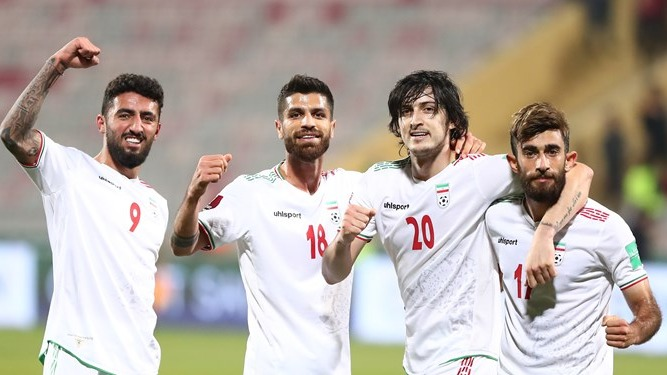
#> input picture Face-Recognition/images/pic4.jpeg, 667 x 375 px, found by its file name
$ jupyter execute Untitled.ipynb
#> lines starting #> are read from the running program, lines starting #| are printed output that depends on the picture; after the words box and inside, x2 and y2 are one past the last pixel; in counts of white or black regions, pixels touching at a corner belong together
[cell 1]
import cv2
import numpy as np

[cell 2]
image=cv2.imread("./images/pic4.JPEG")
#> image is the input picture: shape (375, 667, 3); mean B, G, R 163.5, 171.6, 181.1

[cell 3]
cv2.imshow("image",image)
cv2.waitKey(0)
cv2.destroyAllWindows()

[cell 4]
face_cascade=cv2.CascadeClassifier("./haar-algoritm/haarcascade_frontalface_default.xml")

[cell 5]
face,number_of_detaection=face_cascade.detectMultiScale2(image,minNeighbors=10)
#> face = [[385, 85, 67, 67], [276, 88, 65, 65], [103, 91, 66, 66], [508, 126, 67, 67]]; number_of_detaection = [26, 47, 50, 25]

[cell 6]
print(face)
#| [[385  85  67  67]
#|  [276  88  65  65]
#|  [103  91  66  66]
#|  [508 126  67  67]]

[cell 7]
print(number_of_detaection)
#| [26 47 50 25]

[cell 8]
for x,y,h,w in face:

    cv2.rectangle(image,(x,y),(x+h,y+w),(80,142,50),2)
#> this loop made 4 passes
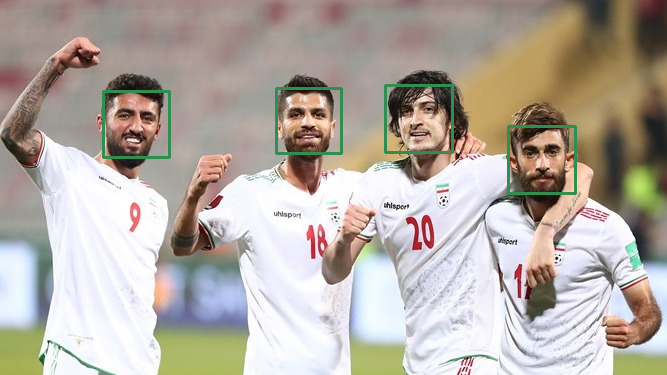
#> image: shape (375, 667, 3); 1.26% of pixels changed, all inside (x1, y1, x2, y2) = (102, 84, 577, 195)


$ run again, with Face-Recognition/images/pic1.jpg copied over Face-Recognition/images/pic4.jpeg
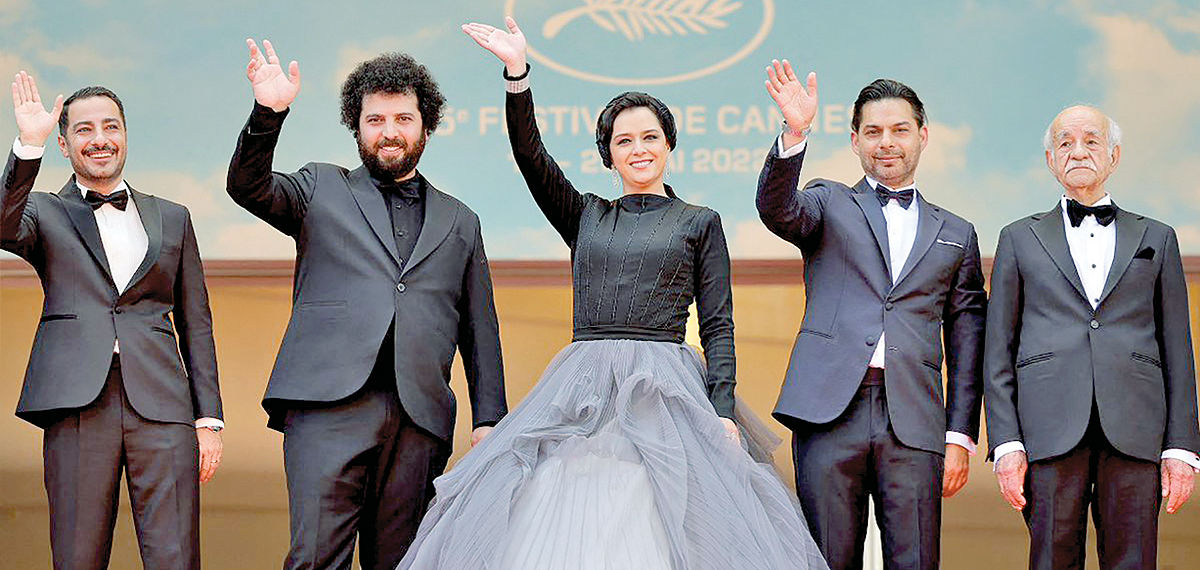
#> input picture Face-Recognition/images/pic1.jpg, 1200 x 570 px, found by its file name
#> image is the input picture: shape (570, 1200, 3); mean B, G, R 130.7, 132.6, 136.3
#> face = [[849, 101, 77, 77], [602, 112, 71, 71], [352, 90, 76, 76], [58, 96, 79, 79], [1037, 108, 86, 86]]; number_of_detaection = [115, 93, 76, 53, 13]
#| [[ 849  101   77   77]
#|  [ 602  112   71   71]
#|  [ 352   90   76   76]
#|  [  58   96   79   79]
#|  [1037  108   86   86]]
#| [115  93  76  53  13]
#> the loop `for x,y,h,w in face: ` made 5 passes
#> after the loop `for x,y,h,w in face:`:
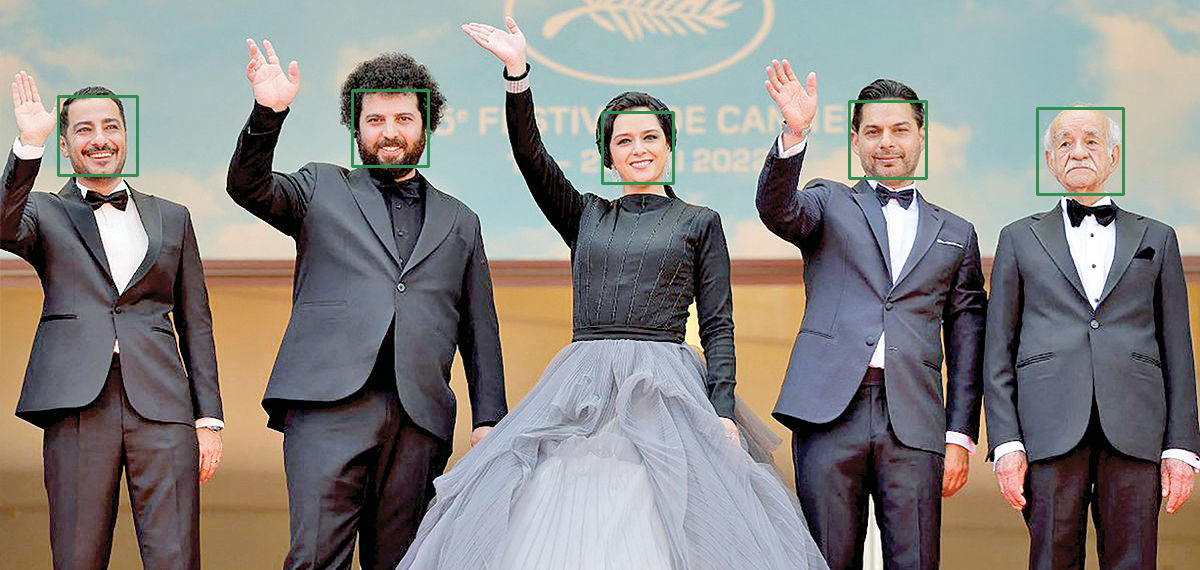
#> image: shape (570, 1200, 3); 0.68% of pixels changed, all inside (x1, y1, x2, y2) = (57, 89, 1125, 196)
